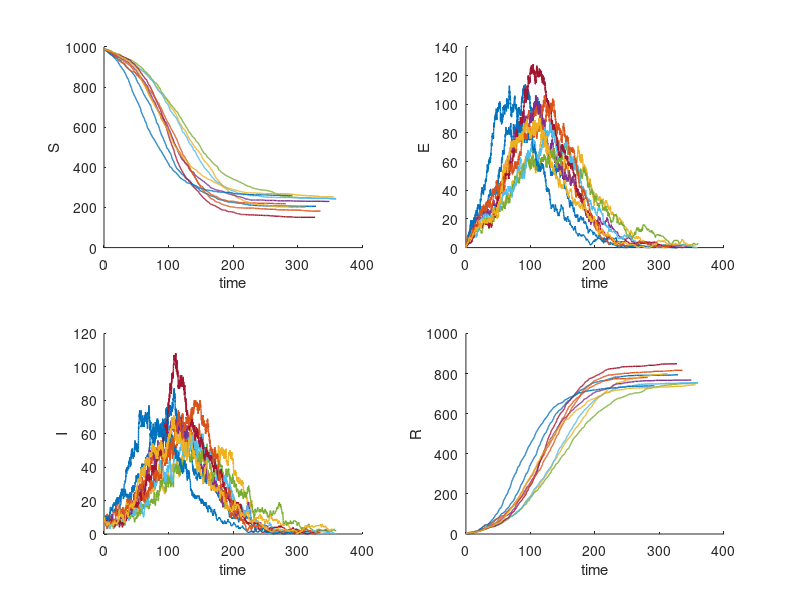

The MATLAB source for this figure:
% initial state
X0 = [990,0, 10, 0];

% parameters
alpha = 1/5;
beta = 1/14;
rho = 1/10;

M = 3;
N = 4;
% stochiometric matrix
nu = [-1 0 0  ;
       1 -1 0 ;
       0 1 -1;
       0 0 1];

% propensity functions
a = @(X,t) [alpha*X(1)*X(3)/sum(X),beta*X(2),rho*X(3)];

% ODE steady state
%need code from part 1 c
%Ss;
%Is;
%Es;
%Rs;


%% simulate with SSA and plot
%% Code adapated from week 8 interative lecture content. 
Nsim = 10;

T = 360;
D = cell(Nsim,1);
b = 1;
tic;
for k=1:Nsim
    % initialise t and X
    t = zeros(1,b);
    X = zeros(N,b);
    X(:,1) = X0;
    ii = 1;
    while true
        % update propensities
        a_tmp = a(X(:,ii),t(ii));
        a0 = sum(a_tmp);
        % sample the waiting time dt ~ Exp(a0)
        u1 = rand;
        dt = -log(u1)/a0;
        if t(end) + dt > T
            % stop SSA and plot output
            break;
        else
            % sample next reaction with lookup method
            P = cumsum(a_tmp./a0);
            u2 = rand;
            i=1;
            while u2 > P(i)
                i = i+1;
            end
            j = i;
        end
        ii = ii + 1;
        if ii > length(t)
            t = [t,zeros(1,b)];
            X = [X,zeros(N,b)];
        end
        % update state and time
        t(1,ii) = t(1,ii-1) + dt; 
        X(:,ii) = X(:,ii-1) + nu(:,j);
        %disp(['time = ',num2str(t(1,ii))]);
    end
    D{k} = [t;X];
end
toc
%% plot the simulation results
figure();
 for k=1:Nsim
 t = D{k}(1,:);
 X = D{k}(2:end,:);
            subplot(2,2,1);
             hold on;
             plot(t,X(1,:),'lineWidth',1);
             ylabel('S');
             xlabel('time')
             
             subplot(2,2,2);
             hold on;
             plot(t,X(2,:),'lineWidth',1);
             xlabel('time');
             ylabel('E');
             subplot(2,2,3)
             hold on
             plot(t,X(3,:),'lineWidth',1);
             xlabel('time');
             ylabel('I');
             subplot(2,2,4)
             hold on
             plot(t,X(4,:),'lineWidth',1);
             xlabel('time');
             ylabel('R');
 end
%need code from part 1 c
 %for k=1:Nsim
 %subplot(1,2,1);
             %hold on;
             %plot(t,As*ones(size(t)),'--k','lineWidth',2);
             
             %subplot(1,2,2);
             %hold on;
             %plot(t,Bs*ones(size(t)),'--k','lineWidth',2);
 %end
 %subplot(1,2,1);
 %set(gca, 'YScale', 'log')